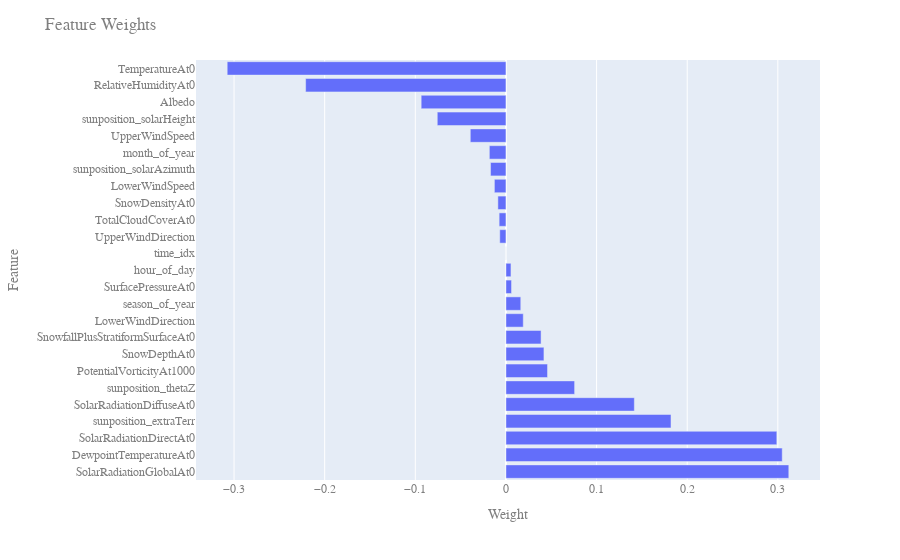

Notebook cell for this chart:
### Markdown cell above
The initial model performance shows promising results as a starting point. Although there is no distinct weakness such as a general tendency to overpredict or underpredict the actual results.

### Code cell
# Lets look at the weights of the model and see which features are most important
# Get the weights of the model
weights = model.coef_

# Get the feature names
feature_names = X_train.columns

# Create a dataframe with the weights and feature names
df_weights = pd.DataFrame({'Feature': feature_names, 'Weight': weights})

# Sort the dataframe by the weights
df_weights = df_weights.sort_values(by='Weight', ascending=False)

# Plot the weights
fig = px.bar(df_weights, x='Weight', y='Feature', orientation='h')
fig.update_layout(
    xaxis_title="Weight",
    yaxis_title="Feature",
    legend_title="",
    title="Feature Weights",
    font=dict(
        family="Montserrat, monospace",
        size=12,
        color="#7f7f7f"
    )
)
fig.show()

### Figure 1 — Plotly figure (JSON) as saved in the notebook; plotly's stock layout.template omitted (floating-point values rounded to 4 significant figures)
{"data": [{"alignmentgroup": "True", "hovertemplate": "Weight=%{x}<br>Feature=%{y}<extra></extra>", "legendgroup": "", "marker": {"color": "#636efa", "pattern": {"shape": ""}}, "name": "", "offsetgroup": "", "orientation": "h", "showlegend": false, "textposition": "auto", "type": "bar", "x": [0.3121, 0.3048, 0.2989, 0.1821, 0.1417, 0.07577, 0.04588, 0.04192, 0.03876, 0.0191, 0.01635, 0.00616, 0.005545, -6.842e-08, -0.00682, -0.007525, -0.008905, -0.01275, -0.01699, -0.01832, -0.03934, -0.07577, -0.09354, -0.221, -0.3076], "xaxis": "x", "y": ["SolarRadiationGlobalAt0", "DewpointTemperatureAt0", "SolarRadiationDirectAt0", "sunposition_extraTerr", "SolarRadiationDiffuseAt0", "sunposition_thetaZ", "PotentialVorticityAt1000", "SnowDepthAt0", "SnowfallPlusStratiformSurfaceAt0", "LowerWindDirection", "season_of_year", "SurfacePressureAt0", "hour_of_day", "time_idx", "UpperWindDirection", "TotalCloudCoverAt0", "SnowDensityAt0", "LowerWindSpeed", "sunposition_solarAzimuth", "month_of_year", "UpperWindSpeed", "sunposition_solarHeight", "Albedo", "RelativeHumidityAt0", "TemperatureAt0"], "yaxis": "y"}], "layout": {"barmode": "relative", "font": {"color": "#7f7f7f", "family": "Montserrat, monospace", "size": 12}, "legend": {"title": {"text": ""}, "tracegroupgap": 0}, "margin": {"t": 60}, "title": {"text": "Feature Weights"}, "xaxis": {"anchor": "y", "domain": [0, 1], "title": {"text": "Weight"}}, "yaxis": {"anchor": "x", "domain": [0, 1], "title": {"text": "Feature"}}}}
